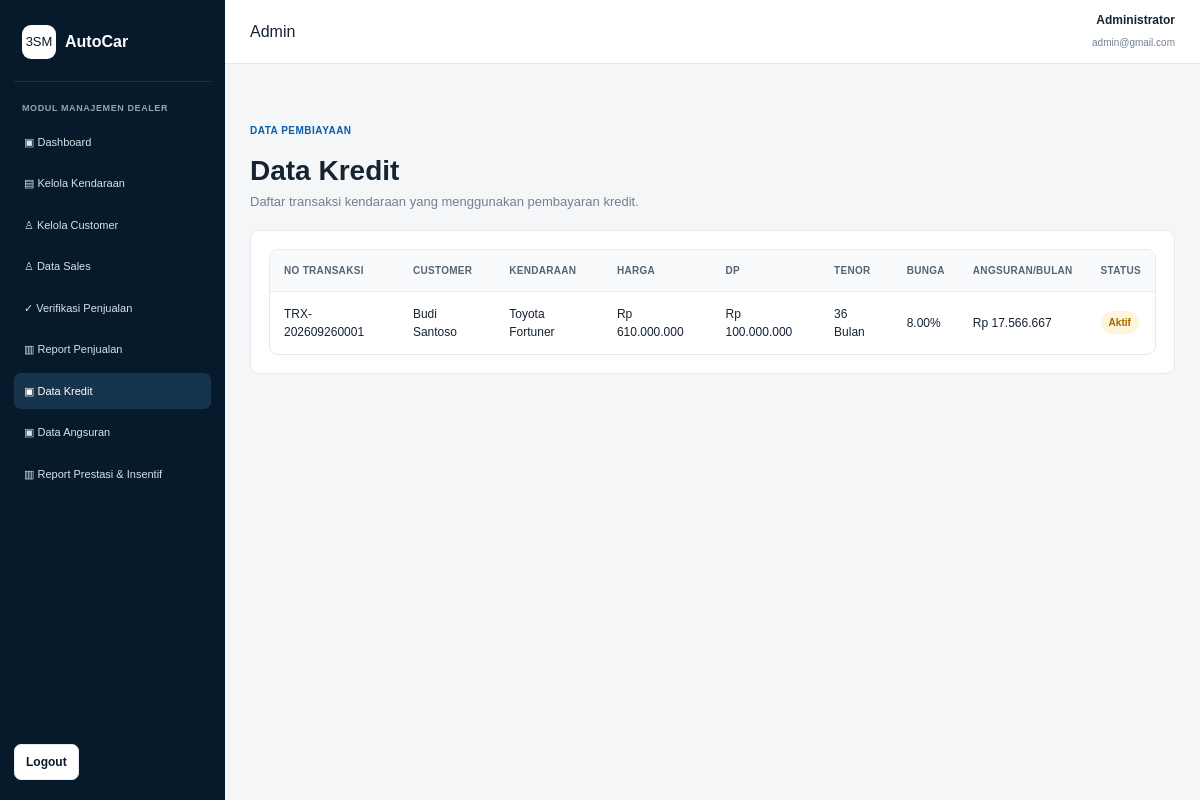
Page /admin/kredit.php (signed in) on the committed database.
### tables this page shows
CREATE TABLE kredit (
    id_kredit INT AUTO_INCREMENT PRIMARY KEY,
    id_penjualan INT NOT NULL UNIQUE,
    harga_kendaraan DECIMAL(15,2) NOT NULL DEFAULT 0,
    dp DECIMAL(15,2) NOT NULL DEFAULT 0,
    pokok_pinjaman DECIMAL(15,2) NOT NULL DEFAULT 0,
    tenor INT NOT NULL DEFAULT 0,
    bunga_tahunan DECIMAL(5,2) NOT NULL DEFAULT 0,
    total_bunga DECIMAL(15,2) NOT NULL DEFAULT 0,
    total_kredit DECIMAL(15,2) NOT NULL DEFAULT 0,
    angsuran_per_bulan DECIMAL(15,2) NOT NULL DEFAULT 0,
    tanggal_mulai DATE DEFAULT NULL,
    status_kredit ENUM('Aktif','Lunas') NOT NULL DEFAULT 'Aktif',
    created_at TIMESTAMP DEFAULT CURRENT_TIMESTAMP,
    CONSTRAINT fk_kredit_penjualan
        FOREIGN KEY (id_penjualan) REFERENCES penjualan(id_penjualan)
        ON UPDATE CASCADE ON DELETE CASCADE
);

CREATE TABLE penjualan (
    id_penjualan INT AUTO_INCREMENT PRIMARY KEY,
    no_transaksi VARCHAR(50) NOT NULL UNIQUE,
    id_customer INT NOT NULL,
    id_sales INT NOT NULL,
    id_kendaraan INT NOT NULL,
    harga DECIMAL(15,2) NOT NULL DEFAULT 0,
    tanggal DATE NOT NULL,
    metode_pembayaran ENUM('Cash','Transfer','Kredit') NOT NULL,
    status ENUM('Menunggu Verifikasi','Selesai','Ditolak') NOT NULL DEFAULT 'Menunggu Verifikasi',
    dp DECIMAL(15,2) NOT NULL DEFAULT 0,
    tenor INT NOT NULL DEFAULT 0,
    bunga_tahunan DECIMAL(5,2) NOT NULL DEFAULT 0,
    pokok_pinjaman DECIMAL(15,2) NOT NULL DEFAULT 0,
    total_bunga DECIMAL(15,2) NOT NULL DEFAULT 0,
    total_kredit DECIMAL(15,2) NOT NULL DEFAULT 0,
    angsuran_per_bulan DECIMAL(15,2) NOT NULL DEFAULT 0,
    created_at TIMESTAMP DEFAULT CURRENT_TIMESTAMP,
    CONSTRAINT fk_penjualan_customer
        FOREIGN KEY (id_customer) REFERENCES customer(id_customer)
        ON UPDATE CASCADE ON DELETE RESTRICT,
    CONSTRAINT fk_penjualan_sales
        FOREIGN KEY (id_sales) REFERENCES sales(id_sales)
        ON UPDATE CASCADE ON DELETE RESTRICT,
    CONSTRAINT fk_penjualan_kendaraan
        FOREIGN KEY (id_kendaraan) REFERENCES kendaraan(id_kendaraan)
        ON UPDATE CASCADE ON DELETE RESTRICT
);

CREATE TABLE customer (
    id_customer INT AUTO_INCREMENT PRIMARY KEY,
    nama VARCHAR(100) NOT NULL,
    email VARCHAR(100) DEFAULT NULL,
    no_hp VARCHAR(20) DEFAULT NULL,
    alamat TEXT DEFAULT NULL,
    created_at TIMESTAMP DEFAULT CURRENT_TIMESTAMP
);

CREATE TABLE merek (
    id_merek INT AUTO_INCREMENT PRIMARY KEY,
    nama_merek VARCHAR(100) NOT NULL UNIQUE
);

CREATE TABLE tipe_kendaraan (
    id_tipe INT AUTO_INCREMENT PRIMARY KEY,
    nama_tipe VARCHAR(100) NOT NULL,
    id_merek INT DEFAULT NULL,
    CONSTRAINT fk_tipe_merek
        FOREIGN KEY (id_merek) REFERENCES merek(id_merek)
        ON UPDATE CASCADE ON DELETE SET NULL
);

### config/helpers.php (called while the page is built, shortened)
<?php
function e($value)
{
    return htmlspecialchars((string)$value, ENT_QUOTES, 'UTF-8');
}
function rupiah($angka)
{
    return "Rp " . number_format((float)$angka, 0, ',', '.');
}
?>

### admin/kredit.php (the view, shortened to what this page needs)
<?php
include "../config/koneksi.php";
include "header.php";
$result = mysqli_query($conn, "
    SELECT
        k.*,
        p.no_transaksi,
        p.tanggal,
        c.nama AS customer,
        s.nama AS sales,
        m.nama_merek,
        t.nama_tipe
    FROM kredit k
    INNER JOIN penjualan p
        ON k.id_penjualan = p.id_penjualan
    INNER JOIN customer c
        ON p.id_customer = c.id_customer
    INNER JOIN sales s
        ON p.id_sales = s.id_sales
    INNER JOIN kendaraan v
        ON p.id_kendaraan = v.id_kendaraan
    INNER JOIN merek m
        ON v.id_merek = m.id_merek
    INNER JOIN tipe_kendaraan t
        ON v.id_tipe = t.id_tipe
    ORDER BY k.id_kredit DESC
");
?>
<div class="page-head">
    <span class="eyebrow">
        DATA PEMBIAYAAN
    </span>
    <h1>
        Data Kredit
    </h1>
    <p>
        Daftar transaksi kendaraan yang menggunakan pembayaran kredit.
    </p>
</div>
<div class="card">
    <div class="table-wrap">
        <table class="table">
            <tr>
                <th>No Transaksi</th>
                <th>Customer</th>
                <th>Kendaraan</th>
                <th>Harga</th>
                <th>DP</th>
                <th>Tenor</th>
                <th>Bunga</th>
                <th>Angsuran/Bulan</th>
                <th>Status</th>
            </tr>
            <?php while($row = mysqli_fetch_assoc($result)): ?>
            <tr>
                <td>
                    <?= e($row['no_transaksi']) ?>
                </td>
                <td>
                    <?= e($row['customer']) ?>
                </td>
                <td>
                    <?= e($row['nama_merek'].' '.$row['nama_tipe']) ?>
                </td>
                <td>
                    <?= rupiah($row['harga_kendaraan']) ?>
                </td>
                <td>
                    <?= rupiah($row['dp']) ?>
                </td>
                <td>
                    <?= e($row['tenor']) ?> Bulan
                </td>
                <td>
                    <?= e($row['bunga_tahunan']) ?>%
                </td>
                <td>
                    <?= rupiah($row['angsuran_per_bulan']) ?>
                </td>
                <td>
                    <?php if($row['status_kredit'] === 'Aktif'): ?>
                        <span class="badge badge-warning">
                            Aktif
                        </span>
                    <?php elseif($row['status_kredit'] === 'Lunas'): ?>
                        <span class="badge badge-success">
                            Lunas
                        </span>
                    <?php else: ?>
                        <span class="badge badge-danger">
                            <?= e($row['status_kredit']) ?>
                        </span>
                    <?php endif; ?>
                </td>
            </tr>
            <?php endwhile; ?>
        </table>
    </div>
</div>
<?php include "footer.php"; ?>

### assets/css/style.css (style rules this page uses)
* { margin: 0; padding: 0; box-sizing: border-box; }
:root { --navy: #071a2b; --navy-2: #0d2a42; --blue: #0b5cab; --blue-light: #eaf3fb; --text: #152333; --muted: #718096; --border: #e5eaf0; --bg: #f4f6f8; --white: #ffffff; --green: #0d9f6e; --yellow: #d98a00; --red: #c93636; }
body { font-family: Arial, Helvetica, sans-serif; background: var(--bg); color: var(--text); line-height: 1.5; }
.eyebrow { display: inline-block; color: var(--blue); font-size: 10px; font-weight: 800; letter-spacing: .5px; margin-bottom: 12px; }
.stat-card, .card { background: white; border: 1px solid var(--border); border-radius: 9px; padding: 18px; }
.badge { display: inline-flex; align-items: center; padding: 4px 8px; border-radius: 999px; background: #edf1f5; color: #52606d; font-size: 10px; font-weight: 800; }
.badge-warning { background: #fff4dc; color: #a56300; }
.page-head { padding: 28px 0 18px; }
.page-head h1 { font-size: 28px; }
.page-head p { color: var(--muted); font-size: 13px; }
.table-wrap { background: white; border: 1px solid var(--border); border-radius: 9px; overflow-x: auto; }
.table { width: 100%; border-collapse: collapse; min-width: 760px; }
.table th, .table td { padding: 13px 14px; text-align: left; border-bottom: 1px solid var(--border); font-size: 12px; vertical-align: middle; }
.table th { background: #f8fafc; color: #566573; font-size: 10px; text-transform: uppercase; letter-spacing: .3px; }
.table tr:last-child td { border-bottom: 0; }

### rows in the picture
kredit: id_penjualan.no_transaksi "TRX-202609260001", customer.nama "Budi Santoso", merek.nama_merek "Toyota Fortuner", harga_kendaraan "Rp 610.000.000", dp "Rp 100.000.000", tenor "36", bunga_tahunan "8.00", angsuran_per_bulan "Rp 17.566.667", status_kredit "Aktif"

### other values in the picture
$_SESSION['nama'] "Administrator"
$_SESSION['email'] "admin@gmail.com"
